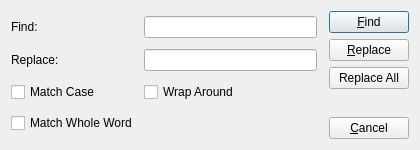
<?xml version="1.0" encoding="UTF-8"?>
<ui version="4.0">
    <class>Find</class>
    <widget class="QDialog" name="Find">
        <property name="enabled">
            <bool>true</bool>
        </property>
        <property name="geometry">
            <rect>
                <x>0</x>
                <y>0</y>
                <width>420</width>
                <height>150</height>
            </rect>
        </property>
        <property name="minimumSize">
            <size>
                <width>420</width>
                <height>150</height>
            </size>
        </property>
        <property name="windowTitle">
            <string>Find and Replace</string>
        </property>
        <layout class="QHBoxLayout" name="horizontalLayout">
            <item>
                <layout class="QGridLayout" name="gridLayout">
                    <property name="rightMargin">
                        <number>6</number>
                    </property>
                    <property name="horizontalSpacing">
                        <number>6</number>
                    </property>
                    <item row="0" column="0">
                        <widget class="QLabel" name="label">
                            <property name="text">
                                <string>Find:</string>
                            </property>
                            <property name="buddy">
                                <cstring>lineEditFind</cstring>
                            </property>
                        </widget>
                    </item>
                    <item row="0" column="1">
                        <widget class="QLineEdit" name="lineEditFind"/>
                    </item>
                    <item row="3" column="0">
                        <widget class="QCheckBox" name="checkWholeWord">
                            <property name="text">
                                <string>Match Whole Word</string>
                            </property>
                        </widget>
                    </item>
                    <item row="1" column="0">
                        <widget class="QLabel" name="label_2">
                            <property name="text">
                                <string>Replace:</string>
                            </property>
                            <property name="buddy">
                                <cstring>lineEditReplace</cstring>
                            </property>
                        </widget>
                    </item>
                    <item row="1" column="1">
                        <widget class="QLineEdit" name="lineEditReplace"/>
                    </item>
                    <item row="2" column="0">
                        <widget class="QCheckBox" name="checkCase">
                            <property name="text">
                                <string>Match Case</string>
                            </property>
                        </widget>
                    </item>
                    <item row="2" column="1">
                        <widget class="QCheckBox" name="checkWrapAround">
                            <property name="text">
                                <string>Wrap Around</string>
                            </property>
                        </widget>
                    </item>
                </layout>
            </item>
            <item>
                <layout class="QVBoxLayout" name="verticalLayout">
                    <property name="spacing">
                        <number>6</number>
                    </property>
                    <item>
                        <widget class="QPushButton" name="btnFind">
                            <property name="text">
                                <string>&amp;Find</string>
                            </property>
                        </widget>
                    </item>
                    <item>
                        <widget class="QPushButton" name="btnReplace">
                            <property name="text">
                                <string>&amp;Replace</string>
                            </property>
                        </widget>
                    </item>
                    <item>
                        <widget class="QPushButton" name="btnReplaceAll">
                            <property name="text">
                                <string>Replace All</string>
                            </property>
                        </widget>
                    </item>
                    <item>
                        <spacer name="verticalSpacer">
                            <property name="orientation">
                                <enum>Qt::Orientation::Vertical</enum>
                            </property>
                            <property name="sizeHint" stdset="0">
                                <size>
                                    <width>20</width>
                                    <height>20</height>
                                </size>
                            </property>
                        </spacer>
                    </item>
                    <item>
                        <widget class="QPushButton" name="btnCancel">
                            <property name="text">
                                <string>&amp;Cancel</string>
                            </property>
                        </widget>
                    </item>
                </layout>
            </item>
        </layout>
    </widget>
    <tabstops>
        <tabstop>lineEditFind</tabstop>
        <tabstop>lineEditReplace</tabstop>
        <tabstop>btnFind</tabstop>
        <tabstop>btnReplace</tabstop>
        <tabstop>btnReplaceAll</tabstop>
        <tabstop>checkCase</tabstop>
        <tabstop>checkWholeWord</tabstop>
        <tabstop>checkWrapAround</tabstop>
        <tabstop>btnCancel</tabstop>
    </tabstops>
    <resources/>
    <connections>
        <connection>
            <sender>btnCancel</sender>
            <signal>clicked()</signal>
            <receiver>Find</receiver>
            <slot>reject()</slot>
            <hints>
                <hint type="sourcelabel">
                    <x>389</x>
                    <y>129</y>
                </hint>
                <hint type="destinationlabel">
                    <x>328</x>
                    <y>67</y>
                </hint>
            </hints>
        </connection>
    </connections>
</ui>
